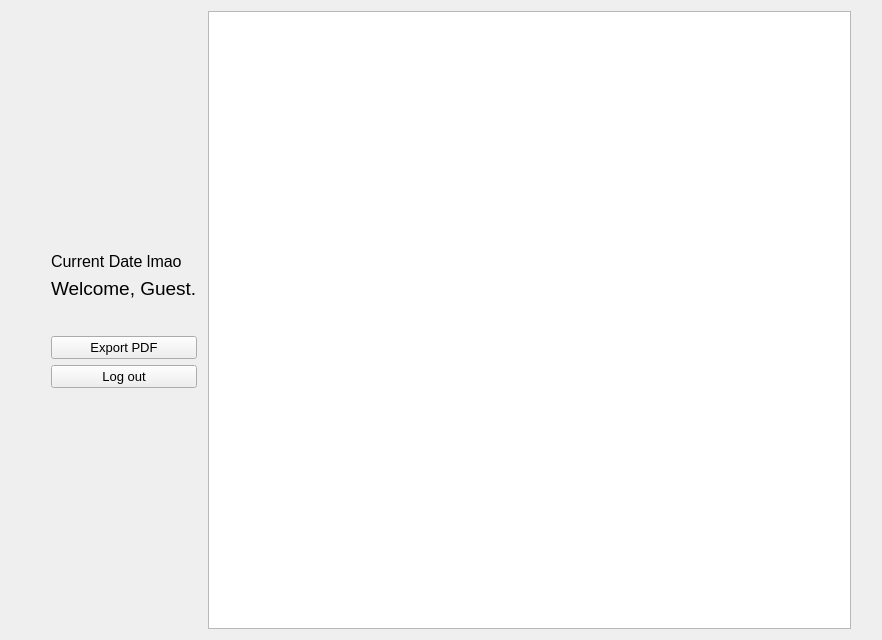
<?xml version="1.0" encoding="UTF-8"?>
<ui version="4.0">
 <class>UI_course_add</class>
 <widget class="QWidget" name="UI_course_add">
  <property name="geometry">
   <rect>
    <x>0</x>
    <y>0</y>
    <width>882</width>
    <height>640</height>
   </rect>
  </property>
  <property name="windowTitle">
   <string>UI_course_add</string>
  </property>
  <layout class="QHBoxLayout" name="horizontalLayout">
   <item>
    <spacer name="hortSpacer_l1">
     <property name="orientation">
      <enum>Qt::Horizontal</enum>
     </property>
     <property name="sizeType">
      <enum>QSizePolicy::Maximum</enum>
     </property>
     <property name="sizeHint" stdset="0">
      <size>
       <width>40</width>
       <height>20</height>
      </size>
     </property>
    </spacer>
   </item>
   <item>
    <layout class="QVBoxLayout" name="CommandBox">
     <item>
      <spacer name="vertSpacer_u1">
       <property name="orientation">
        <enum>Qt::Vertical</enum>
       </property>
       <property name="sizeHint" stdset="0">
        <size>
         <width>20</width>
         <height>10</height>
        </size>
       </property>
      </spacer>
     </item>
     <item>
      <widget class="QLabel" name="lb_currentDateTime">
       <property name="font">
        <font>
         <pointsize>12</pointsize>
        </font>
       </property>
       <property name="text">
        <string>Current Date lmao</string>
       </property>
      </widget>
     </item>
     <item>
      <widget class="QLabel" name="lb_welcome">
       <property name="font">
        <font>
         <pointsize>14</pointsize>
        </font>
       </property>
       <property name="text">
        <string>Welcome, Guest.</string>
       </property>
      </widget>
     </item>
     <item>
      <spacer name="verticalSpacer">
       <property name="orientation">
        <enum>Qt::Vertical</enum>
       </property>
       <property name="sizeType">
        <enum>QSizePolicy::Fixed</enum>
       </property>
       <property name="sizeHint" stdset="0">
        <size>
         <width>20</width>
         <height>30</height>
        </size>
       </property>
      </spacer>
     </item>
     <item>
      <widget class="QPushButton" name="bt_exportPDF">
       <property name="font">
        <font>
         <pointsize>10</pointsize>
        </font>
       </property>
       <property name="text">
        <string>Export PDF</string>
       </property>
      </widget>
     </item>
     <item>
      <widget class="QPushButton" name="bt_logOut">
       <property name="font">
        <font>
         <pointsize>10</pointsize>
        </font>
       </property>
       <property name="text">
        <string>Log out</string>
       </property>
      </widget>
     </item>
     <item>
      <spacer name="vertSpacer_l1">
       <property name="orientation">
        <enum>Qt::Vertical</enum>
       </property>
       <property name="sizeHint" stdset="0">
        <size>
         <width>20</width>
         <height>5</height>
        </size>
       </property>
      </spacer>
     </item>
    </layout>
   </item>
   <item>
    <spacer name="hortSpacer_m1">
     <property name="orientation">
      <enum>Qt::Horizontal</enum>
     </property>
     <property name="sizeType">
      <enum>QSizePolicy::Fixed</enum>
     </property>
     <property name="sizeHint" stdset="0">
      <size>
       <width>5</width>
       <height>20</height>
      </size>
     </property>
    </spacer>
   </item>
   <item>
    <widget class="QTableView" name="table_courseList">
     <property name="font">
      <font>
       <pointsize>12</pointsize>
      </font>
     </property>
     <attribute name="horizontalHeaderMinimumSectionSize">
      <number>50</number>
     </attribute>
     <attribute name="horizontalHeaderDefaultSectionSize">
      <number>150</number>
     </attribute>
     <attribute name="horizontalHeaderHighlightSections">
      <bool>true</bool>
     </attribute>
    </widget>
   </item>
   <item>
    <spacer name="hortspacer_r1">
     <property name="orientation">
      <enum>Qt::Horizontal</enum>
     </property>
     <property name="sizeType">
      <enum>QSizePolicy::Maximum</enum>
     </property>
     <property name="sizeHint" stdset="0">
      <size>
       <width>20</width>
       <height>20</height>
      </size>
     </property>
    </spacer>
   </item>
  </layout>
 </widget>
 <resources/>
 <connections/>
</ui>
